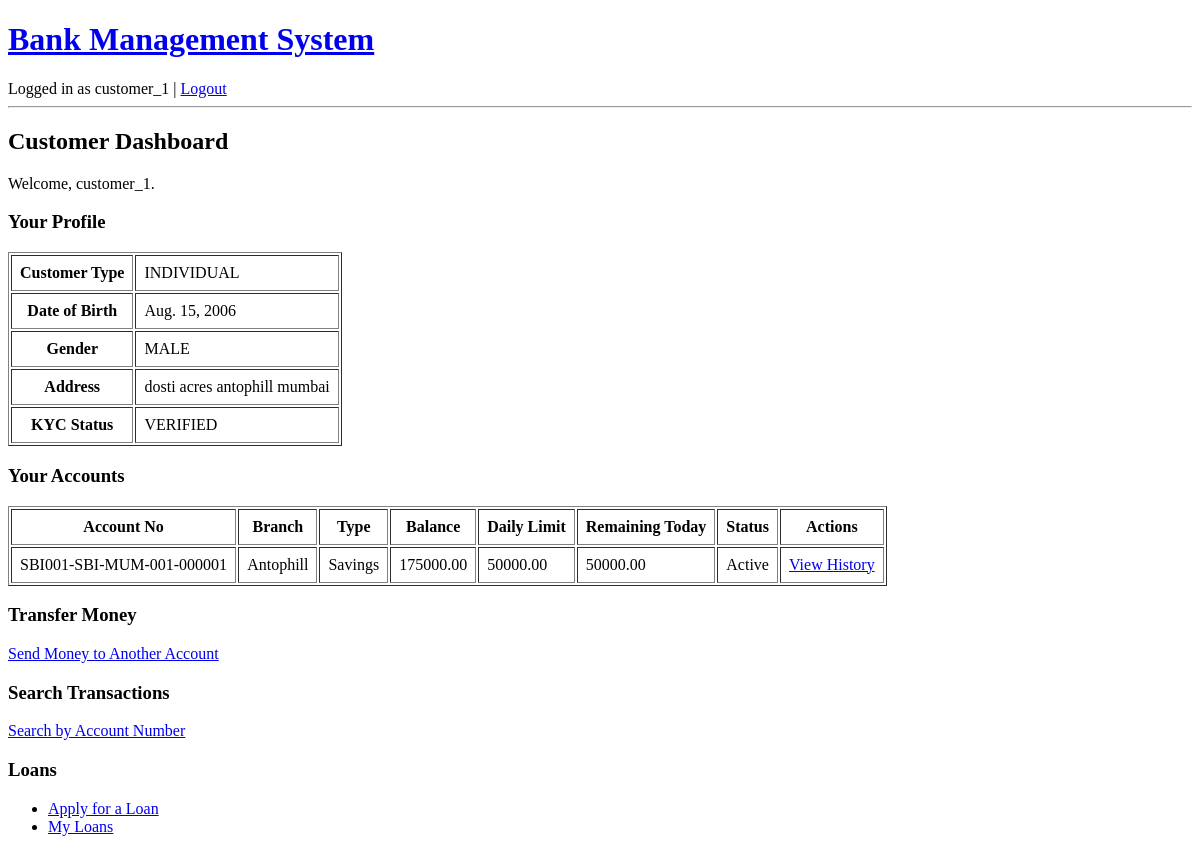
The app's page /customer/dashboard/ (signed in), older data.
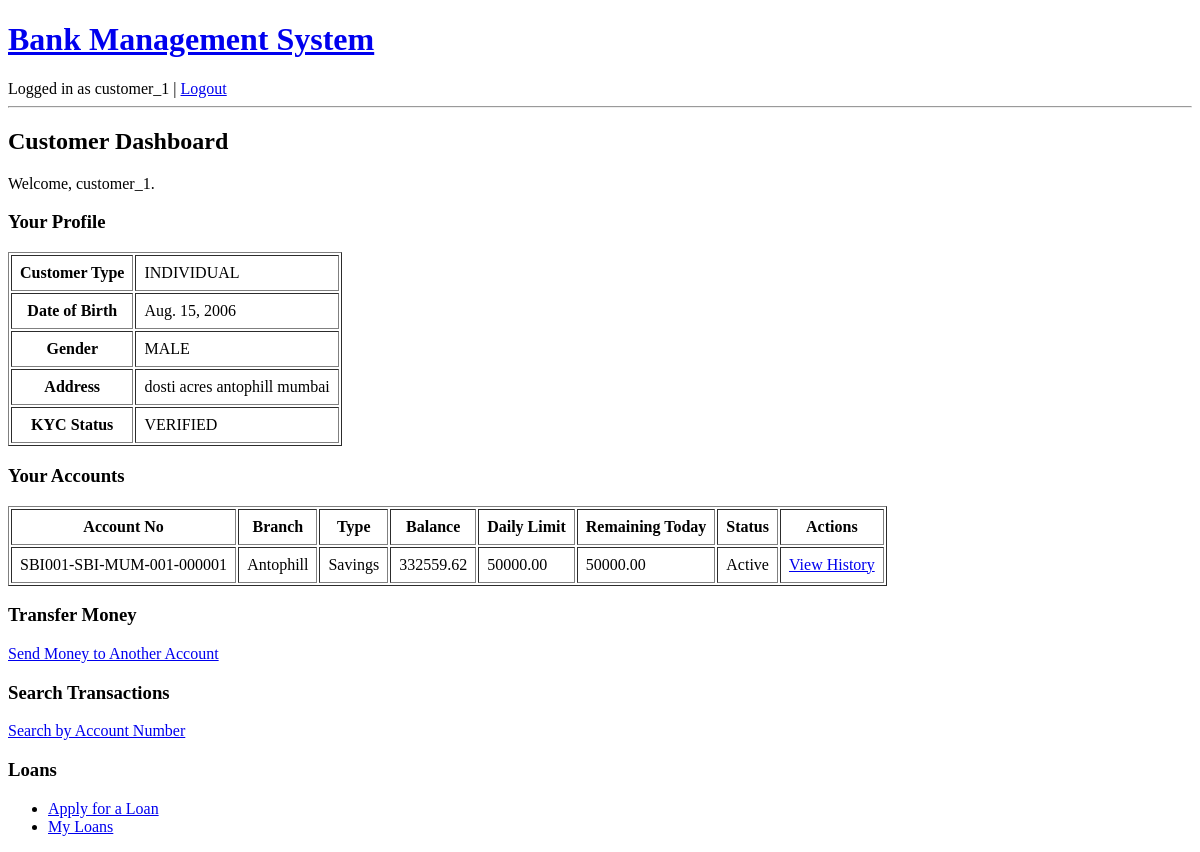
The same page, newer data.
### accounts/models.py (models this page shows, shortened)
class Account(models.Model):
    ACCOUNT_TYPES = [
        ("SAVINGS", "Savings"),
        ("CURRENT", "Current"),
        ("LOAN", "Loan"),
    ]
    STATUS_CHOICES = [
        ("ACTIVE", "Active"),
        ("CLOSED", "Closed"),
    ]
    account_no = models.CharField(max_length=30, unique=True, editable=False, blank=True)
    customer = models.ForeignKey(Customer, on_delete=models.CASCADE, related_name="accounts")
    branch = models.ForeignKey(Branch, on_delete=models.PROTECT, related_name="accounts")
    account_type = models.CharField(max_length=10, choices=ACCOUNT_TYPES)
    balance = models.DecimalField(max_digits=12, decimal_places=2, default=0.00)
    status = models.CharField(max_length=20, choices=STATUS_CHOICES, default="ACTIVE")
    daily_limit = models.DecimalField(max_digits=12, decimal_places=2, default=50000.00)
    open_date = models.DateField(auto_now_add=True)
    def get_remaining_daily_limit(self):
        from django.utils import timezone
        from django.db.models import Sum
        from transactions.models import Transaction  # local import avoids circular import
        today = timezone.localdate()
        debited_today = Transaction.objects.filter(
            from_account=self,
            transaction_type__in=["WITHDRAW", "TRANSFER"],
            status="SUCCESS",
            timestamp__date=today,
            is_loan_related=False,
        ).aggregate(total=Sum("amount"))["total"] or 0
        remaining = self.daily_limit - debited_today
        return remaining if remaining > 0 else 0

### bank/models.py (models this page shows, shortened)
class Branch(models.Model):
    bank = models.ForeignKey(Bank, on_delete=models.CASCADE, related_name="branches")
    name = models.CharField(max_length=150)
    branch_code = models.CharField(max_length=20, unique=True)
    address = models.TextField()
    city = models.CharField(max_length=100)
    state = models.CharField(max_length=100)
    ifsc_code = models.CharField(max_length=15, unique=True)
    contact_phone = models.CharField(max_length=15, blank=True)
    created_at = models.DateTimeField(auto_now_add=True)
    class Meta:
        unique_together = ("bank", "branch_code")

### users/views.py (the view)
# urls.py: path("customer/dashboard/", views.customer_dashboard, name="customer_dashboard"),
@login_required
def customer_dashboard(request):
    if not hasattr(request.user, 'customer'):
        return redirect("login")
    from loans.models import LoanRepayment  # local import avoids circular import
    today = timezone.localdate()
    upcoming_cutoff = today + timedelta(days=7)
    due_reminders = LoanRepayment.objects.filter(
        loan__customer=request.user.customer,
        status="PENDING",
        due_date__lte=upcoming_cutoff,
    ).select_related("loan").order_by("due_date")
    return render(request, "users/customer_dashboard.html", {"due_reminders": due_reminders})

### users/templates/users/customer_dashboard.html (shortened to what this page needs)
{% extends "base.html" %}
{% block content %}
<h2>Customer Dashboard</h2>
<p>Welcome, {{ user.username }}.</p>
<h3>Your Profile</h3>
<table border="1" cellpadding="8">
    <tr>
        <th>Customer Type</th>
        <td>{{ user.customer.customer_type }}</td>
    </tr>
    <tr>
        <th>Date of Birth</th>
        <td>{{ user.customer.dob }}</td>
    </tr>
    <tr>
        <th>Gender</th>
        <td>{{ user.customer.gender }}</td>
    </tr>
    <tr>
        <th>Address</th>
        <td>{{ user.customer.address }}</td>
    </tr>
    <tr>
        <th>KYC Status</th>
        <td>{{ user.customer.kyc_status }}</td>
    </tr>
</table>
<h3>Your Accounts</h3>
<table border="1" cellpadding="8">
    <tr>
        <th>Account No</th>
        <th>Branch</th>
        <th>Type</th>
        <th>Balance</th>
        <th>Daily Limit</th>
        <th>Remaining Today</th>
        <th>Status</th>
        <th>Actions</th>
    </tr>
    {% for account in user.customer.accounts.all %}
    <tr>
        <td>{{ account.account_no }}</td>
        <td>{{ account.branch.name }}</td>
        <td>{{ account.get_account_type_display }}</td>
        <td>{{ account.balance }}</td>
        <td>{{ account.daily_limit }}</td>
        <td>{{ account.get_remaining_daily_limit }}</td>
        <td>{{ account.get_status_display }}</td>
        <td><a href="{% url 'transaction_history' account.id %}">View History</a></td>
    </tr>
    {% empty %}
    <tr>
        <td colspan="7">You have no accounts yet. Contact your branch to open one.</td>
    </tr>
    {% endfor %}
</table>
<h3>Transfer Money</h3>
<p><a href="{% url 'customer_transfer' %}">Send Money to Another Account</a></p>
<h3>Search Transactions</h3>
<p><a href="{% url 'customer_search_transactions' %}">Search by Account Number</a></p>
<h3>Loans</h3>
<ul>
    <li><a href="{% url 'apply_loan' %}">Apply for a Loan</a></li>
    <li><a href="{% url 'my_loans' %}">My Loans</a></li>
</ul>
{% endblock %}

Row changes from the older to the newer data that the page shows:
changed Account "SBI001-SBI-MUM-001-000001": balance "175000.00" → "332559.62"
